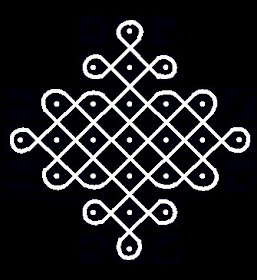
#> input picture Kolam_png.jpg, 257 x 280 px
$ python kolam_save_extraction.py Kolam_png.jpg
#> lines starting #> are read from the running program, lines starting #| are printed output that depends on the picture; after the words box and inside, x2 and y2 are one past the last pixel; in counts of white or black regions, pixels touching at a corner belong together; long printed decimals are rounded
### kolam_from_image.py
# kolam_from_image.py
import sys
import cv2
import numpy as np
import matplotlib.pyplot as plt
from skimage.morphology import skeletonize
from scipy import ndimage
from scipy.interpolate import splprep, splev
import networkx as nx
from sklearn.neighbors import KDTree
from shapely.geometry import Point
from math import cos, sin, radians, atan2, degrees

# -------------------------
# Utility / preprocessing
# -------------------------
def read_and_preprocess(path, show=False):
    img = cv2.imread(path, cv2.IMREAD_GRAYSCALE)
    if img is None:
        raise FileNotFoundError(path)
    # normalize and invert so strokes = 1
    _, th = cv2.threshold(img, 0, 255, cv2.THRESH_BINARY+cv2.THRESH_OTSU)
    binary = (th == 0).astype(np.uint8)  # strokes black -> 1
    # slight blur + morphological closing to join broken strokes
    binary = cv2.medianBlur((binary*255).astype(np.uint8), 3)//255
    kernel = cv2.getStructuringElement(cv2.MORPH_ELLIPSE, (3,3))
    binary = cv2.morphologyEx(binary, cv2.MORPH_CLOSE, kernel)
    if show:
        plt.figure(); plt.title("Binary (strokes=1)"); plt.imshow(binary, cmap='gray'); plt.axis('off')
    return binary

# -------------------------
# Dot (pulli) detection
# -------------------------
def detect_dots(original_gray, binary_strokes):
    # Dots usually are separate small blobs; we find connected components on inverted strokes
    # create image with dots highlighted by distance transform local maxima
    inv = 1 - binary_strokes
    dist = ndimage.distance_transform_edt(inv)
    # find peaks
    coords = np.column_stack(ndimage.maximum_position(dist))
    # fallback: connected components of inv
    labels, n = ndimage.label(inv)
    centers = []
    for lab in range(1, n+1):
        ys, xs = np.where(labels==lab)
        if len(xs)==0: continue
        cx = xs.mean(); cy = ys.mean()
        centers.append((cx, cy))
    # dedupe and return
    pts = np.array(centers)
    if pts.size==0:
        return np.zeros((0,2))
    # optionally cluster to remove near duplicates
    tree = KDTree(pts)
    keep = []
    used = set()
    for i,p in enumerate(pts):
        if i in used: continue
        idx = tree.query_radius([p], r=3)[0]
        used.update(idx.tolist())
        keep.append(pts[idx].mean(axis=0))
    return np.array(keep)

# -------------------------
# Skeletonize strokes and extract paths / junctions
# -------------------------# -------------------------
# Skeletonize strokes and extract paths / junctions
# -------------------------
def skeleton_and_graph(binary_strokes, show=False):
    # skeletonize expects boolean image
    skel = skeletonize(binary_strokes==1).astype(np.uint8)
    if show:
        plt.figure(); plt.title("skeleton"); plt.imshow(skel, cmap='gray'); plt.axis('off')

    H, W = skel.shape

    # neighbors in (x,y) ordering -> (col, row)
    def neighbors_xy(x, y):
        for dy in (-1, 0, 1):
            for dx in (-1, 0, 1):
                if dx == 0 and dy == 0:
                    continue
                nx = x + dx
                ny = y + dy
                if 0 <= ny < H and 0 <= nx < W and skel[ny, nx]:
                    yield (nx, ny)   # return (x, y) style

    # classify pixels: endpoints (degree 1) and junctions (degree > 2)
    endpoints = []
    junctions = []
    for y in range(H):
        for x in range(W):
            if not skel[y, x]:
                continue
            deg = sum(1 for _ in neighbors_xy(x, y))
            if deg == 1:
                endpoints.append((x, y))
            elif deg > 2:
                junctions.append((x, y))

    # anchor points are endpoints + junctions
    node_points = endpoints + junctions
    anchor_map = {pt: i for i, pt in enumerate(node_points)}

    # graph to store edges between anchors
    G = nx.Graph()
    for i, pt in enumerate(node_points):
        G.add_node(i, coord=(pt[0], pt[1]))

    # follow paths starting from an anchor to reach another anchor
    def follow_path(start):
        # start is (x,y) anchor
        x0, y0 = start
        path = [(x0, y0)]
        visited = set()
        visited.add((x0, y0))

        # explore each neighbor branch separately and return list of paths found from this anchor
        found_paths = []

        for nbr in neighbors_xy(x0, y0):
            # start a new branch walk
            branch = [(x0, y0)]
            prev = (x0, y0)
            cur = nbr
            branch_visited = set(branch)
            branch_visited.add(cur)
            branch.append(cur)

            # walk until we hit another anchor or dead end; limit steps to avoid infinite loop
            steps = 0
            MAX_STEPS = H * W  # safety cap
            while steps < MAX_STEPS:
                steps += 1
                cx, cy = cur
                # if cur is an anchor (and not the starting anchor), finish this branch
                if cur in anchor_map and cur != start:
                    found_paths.append(branch.copy())
                    break

                # get neighbors of current pixel excluding the previous pixel
                nbrs = [p for p in neighbors_xy(cx, cy) if p != prev]

                # remove already visited on this branch to avoid loops
                nbrs = [p for p in nbrs if p not in branch_visited]

                if not nbrs:
                    # dead end
                    break

                # choose first neighbor to continue (skeleton is thin; this suffices)
                nxt = nbrs[0]
                branch.append(nxt)
                branch_visited.add(nxt)
                prev = cur
                cur = nxt

            # end branch
        return found_paths

    # iterate over anchors and add edges for each path found
    for start in node_points:
        paths_from_anchor = follow_path(start)
        a = anchor_map[start]
        for branch in paths_from_anchor:
            end_pt = branch[-1]
            if end_pt not in anchor_map:
                continue
            b = anchor_map[end_pt]
            # build coords in (x,y) order for storage
            coords = [(int(p[0]), int(p[1])) for p in branch]
            # avoid duplicate edges (undirected)
            if not G.has_edge(a, b):
                G.add_edge(a, b, pixels=coords)

    return skel, G

# -------------------------
# Fit parametric spline to a path
# -------------------------
def fit_spline(path_pixels, smooth=1e-1, k=3):
    # path_pixels: list of (x,y)
    pts = np.array(path_pixels)
    if pts.shape[0] < 4:
        # fallback: poly fit
        x = pts[:,0]; y = pts[:,1]
        # attempt line fit
        A = np.vstack([x, np.ones_like(x)]).T
        m,c = np.linalg.lstsq(A, y, rcond=None)[0]
        return {'type':'line','m':m,'c':c,'pts':pts}
    # parametrize by arc length t
    d = np.sqrt(((np.diff(pts, axis=0))**2).sum(axis=1))
    t = np.hstack(([0], np.cumsum(d)))
    t = t / t[-1]
    try:
        tck, u = splprep([pts[:,0], pts[:,1]], u=t, s=smooth, k=min(k, pts.shape[0]-1))
        return {'type':'spline','tck':tck, 'pts':pts}
    except Exception as e:
        # fallback to piecewise linear
        return {'type':'polyline','pts':pts}

# [20 lines left out: functions spline_to_equation, fit_circle, not called in this run]

# -------------------------
# Symmetry detection
# -------------------------
def detect_rotational_symmetry(points, max_n=12, tol=4.0):
    # points: Nx2 array in (x,y)
    # center at centroid
    pts = np.array(points)
    center = pts.mean(axis=0)
    rel = pts - center
    tree = KDTree(rel)
    for n in range(max_n,1,-1):
        ok = True
        theta = 360.0/n
        R = lambda ang: np.array([[cos(radians(ang)),-sin(radians(ang))],[sin(radians(ang)),cos(radians(ang))]])
        for k in range(1,n):
            rot = rel @ R(k*theta).T
            dists, _ = tree.query(rot, k=1)
            if np.median(dists) > tol:
                ok = False
                break
        if ok:
            return {'rotational_order': n, 'center': tuple(center)}
    return {'rotational_order': 1, 'center': tuple(center)}

def detect_reflection_symmetry(points, tol=4.0, angle_res=2.0):
    pts = np.array(points)
    center = pts.mean(axis=0)
    rel = pts - center
    tree = KDTree(rel)
    for a in np.arange(0,180, angle_res):
        # reflect across line at angle a through origin: matrix
        ang = radians(a)
        R = np.array([[cos(2*ang), sin(2*ang)],[sin(2*ang), -cos(2*ang)]])
        reflected = rel @ R.T
        dists,_ = tree.query(reflected, k=1)
        if np.median(dists) < tol:
            return {'reflection_axis_angle_deg': a, 'center': tuple(center)}
    return None

# -------------------------
# Main flow
# -------------------------
def analyze_image(path, show=False):
    binary = read_and_preprocess(path, show=False)
    # detect dots using distance peaks on inverted strokes
    gray = cv2.imread(path, cv2.IMREAD_GRAYSCALE)
    dots = detect_dots(gray, binary)
    skel, G = skeleton_and_graph(binary, show=False)
    # collect all path points for symmetry / grid inference
    all_pts = []
    fits = []
    for u,v,data in G.edges(data=True):
        pixels = data['pixels']  # list of (x,y)
        pts = np.array(pixels)
        all_pts.append(pts)
        fit = fit_spline(pts, smooth=1e-1)
        fits.append(((u,v), fit))
    all_pts_flat = np.vstack(all_pts) if all_pts else np.zeros((0,2))
    # symmetry detection using nodes + sampled path points
    sampled = all_pts_flat[np.linspace(0, all_pts_flat.shape[0]-1, min(300, all_pts_flat.shape[0])).astype(int)] if all_pts_flat.shape[0]>0 else np.zeros((0,2))
    rot = detect_rotational_symmetry(sampled, max_n=12, tol=3.5)
    refl = detect_reflection_symmetry(sampled, tol=3.5)
    # grid spacing: if dots exist, compute nearest neighbor distance avg
    grid_spacing = None
    if dots.shape[0]>1:
        tree = KDTree(dots)
        dists, _ = tree.query(dots, k=2)
        nn = dists[:,1]
        grid_spacing = float(np.median(nn))
    result = {
        'dots': dots,
        'graph': G,
        'fits': fits,
        'rotational_symmetry': rot,
        'reflection_symmetry': refl,
        'grid_spacing': grid_spacing
    }
    if show:
        plt.figure(figsize=(6,6))
        # plot original
        img = cv2.imread(path)
        plt.imshow(cv2.cvtColor(img, cv2.COLOR_BGR2RGB)); plt.axis('off')
        # overlay nodes
        if dots.size>0:
            plt.scatter(dots[:,0], dots[:,1], s=20, c='yellow')
        # overlay skeleton paths and control points
        for (u,v), fit in fits:
            pts = np.array(G.edges[u,v]['pixels'])
            plt.plot(pts[:,0], pts[:,1], linewidth=1)
            if fit['type']=='spline':
                tck = fit['tck']
                u_eval = np.linspace(0,1,200)
                x,y = splev(u_eval, tck)
                plt.plot(x,y, linewidth=1)
        plt.title(f"rot order {rot['rotational_order']} spacing {grid_spacing}")
        plt.show()
    return result

# -------------------------
# Example usage (CLI)
# -------------------------
# [27 lines that do not run on import are left out]

### kolam_save_extraction.py
# kolam_save_extraction.py
import sys
import pickle
import argparse

# change this if your analyzer module has a different filename
# it should define analyze_image(path, show=False) and return the result dict
import kolam_from_image as kfi

def main():
    ap = argparse.ArgumentParser()
    ap.add_argument("image", help="Input kolam image file (png/jpg)")
    ap.add_argument("--out", "-o", default="kolam_extraction.pkl", help="Output pickle filename")
    args = ap.parse_args()

    print("Analyzing image:", args.image)
    res = kfi.analyze_image(args.image, show=False)
#> in read_and_preprocess, `_, th = cv2.threshold(img, 0, 255, cv2.THRESH_BINARY+cv2.THRESH_OTSU)`:
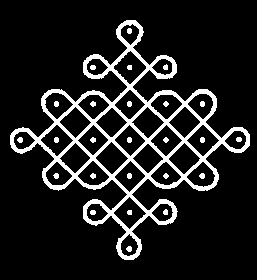
#> th: shape (280, 257); 12.4% white; 26 white regions, largest, box (x1, y1, x2, y2) and area: (10, 20, 250, 260) 8317, (17, 137, 23, 143) 28, (199, 173, 205, 179) 28
#> in read_and_preprocess, `binary = cv2.medianBlur((binary*255).astype(np.uint8), 3)//255`: binary: shape (280, 257); values 0 (black) and 1 (white), 87.5% white; 26 black regions, largest, box (x1, y1, x2, y2) and area: (10, 20, 250, 260) 8352, (17, 137, 23, 143) 28, (199, 173, 205, 179) 28
#> in detect_dots, `inv = 1 - binary_strokes`:
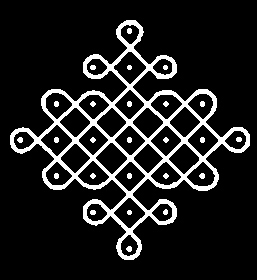
#> inv: shape (280, 257); values 0 (black) and 1 (white), 12.5% white; 26 white regions, largest, box (x1, y1, x2, y2) and area: (10, 20, 250, 260) 8352, (17, 137, 23, 143) 28, (199, 173, 205, 179) 28
#> in detect_dots, `dist = ndimage.distance_transform_edt(inv)`:
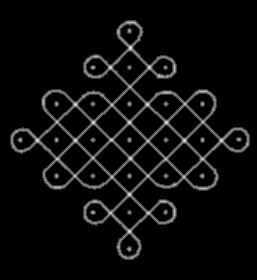
#> dist: shape (280, 257) float64; min 0, max 4, mean 0.191; drawn with min black and max white
#> in detect_dots, `coords = np.column_stack(ndimage.maximum_position(dist))`: coords = [[47, 130]]
#> in detect_dots, `labels, n = ndimage.label(inv)`:
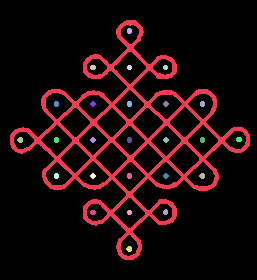
#> labels: shape (280, 257) int32; 27 distinct labels, from 0 to 26; one colour per label, 0 black
#> in detect_dots, `labels, n = ndimage.label(inv)`: n = 26
#> the loop in detect_dots, `for lab in range(1, n+1):` made 26 passes
#> (cx, cy) on passes 1 to 12: (129.4, 139.4), (129, 30.5), (92.5, 67), (129, 67), (165, 67), (56, 103.5), (92.5, 103.5), (129, 103.5), (165.5, 103.5), (202, 103.5), (19.79, 139.5), (56, 139.5)
#> after the loop in detect_dots, `for lab in range(1, n+1):`: centers = 26 pairs, first value 19.79 to 238.5, second value 30.5 to 248.5
#> in detect_dots, `pts = np.array(centers)`: pts has the same summary as centers
#> the loop in detect_dots, `for i,p in enumerate(pts):` made 26 passes
#> (p, idx) on passes 1 to 12: ([129.4, 139.4], [0, 13]), ([129, 30.5], [1]), ([92.5, 67], [2]), ([129, 67], [3]), ([165, 67], [4]), ([56, 103.5], [5]), ([92.5, 103.5], [6]), ([129, 103.5], [7]), ([165.5, 103.5], [8]), ([202, 103.5], [9]), ([19.79, 139.5], [10]), ([56, 139.5], [11])
#> p on pass 14: [129, 139.5]
#> after the loop in detect_dots, `for i,p in enumerate(pts):`: keep = 25 pairs, first value 19.79 to 238.5, second value 30.5 to 248.5; used = 26 items
#> in analyze_image, `dots = detect_dots(gray, binary)`: dots has the same summary as keep in detect_dots
#> in analyze_image, `skel, G = skeleton_and_graph(binary, show=False)`:
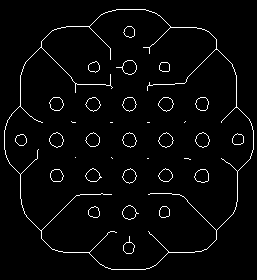
#> skel: shape (280, 257); values 0 (black) and 1 (white), 3.1% white in thin lines or dots
#> the loop in analyze_image, `for u,v,data in G.edges(data=True):` made 108 passes
#> (v, x in fit_spline, y in fit_spline, A in fit_spline, m in fit_spline, c in fit_spline) on passes 6, 11, 13, 14, 17: (57, [149, 149, 149], [82, 83, 84], [[149, 1], [149, 1], [149, 1]], 0.557, 0.00374), (17, [185, 184], [121, 122], [[185, 1], [184, 1]], -1, 306), (14, [110, 111, 112], [122, 122, 122], [[110, 1], [111, 1], [112, 1]], 4.8e-15, 122), (16, [147, 148, 149], [122, 122, 122], [[147, 1], [148, 1], [149, 1]], -7.51e-15, 122), (21, [111, 112], [157, 158], [[111, 1], [112, 1]], 1, 46)
#> v on passes 3, 12, 15, 16, 20, 21: 36, 65, 67, 71, 70, 80
#> after the loop in analyze_image, `for u,v,data in G.edges(data=True):`: all_pts = 108 items
#> in analyze_image, `all_pts_flat = np.vstack(all_pts) if all_pts else np.zeros((0,2))`: all_pts_flat = 1570 pairs, first value 4 to 253, second value 9 to 269
#> in analyze_image, `sampled = all_pts_flat[np.linspace(0, all_pts_flat.shape[0]-1, min(300..`: sampled = 300 pairs, first value 4 to 253, second value 9 to 269
#> in detect_rotational_symmetry, `pts = np.array(points)`: pts has the same summary as sampled in analyze_image
#> in detect_rotational_symmetry, `center = pts.mean(axis=0)`: center = [126.5, 138.7]
#> in detect_rotational_symmetry, `rel = pts - center`: rel = 300 pairs, first value -122.5 to 126.5, second value -129.7 to 130.3
#> in analyze_image, `rot = detect_rotational_symmetry(sampled, max_n=12, tol=3.5)`: rot = {'rotational_order': 2, 'center': (126.5, 138.7)}
#> in detect_reflection_symmetry, `pts = np.array(points)`: pts has the same summary as sampled in analyze_image
#> in detect_reflection_symmetry, `center = pts.mean(axis=0)`: center = [126.5, 138.7]
#> in analyze_image, `refl = detect_reflection_symmetry(sampled, tol=3.5)`: refl = {'reflection_axis_angle_deg': 0, 'center': (126.5, 138.7)}
#> in analyze_image, `dists, _ = tree.query(dots, k=2)`: dists = 25 pairs, first value 0 to 0, second value 35.96 to 36.5
#> in analyze_image, `nn = dists[:,1]`: nn = 25 values, max 36.5 at index 15, min 35.96 at index 0, mean 36.12
#> in analyze_image, `grid_spacing = float(np.median(nn))`: grid_spacing = 36
#> res = 6 items
    # optionally attach the image path
    res['source_image'] = args.image

    # save with pickle (contains numpy arrays, tck objects etc)
    with open(args.out, "wb") as f:
        pickle.dump(res, f)

    print("Saved extraction to", args.out)
    # summary
    print("Grid spacing:", res.get('grid_spacing'))
#| Grid spacing: 36.0
    print("rotational_symmetry:", res.get('rotational_symmetry'))
#| rotational_symmetry: {'rotational_order': 2, 'center': (126.493, 138.743)}
    print("reflection_symmetry:", res.get('reflection_symmetry'))
#| reflection_symmetry: {'reflection_axis_angle_deg': 0.0, 'center': (126.493, 138.743)}
    print("Number of edges:", len(res['fits']))
#| Number of edges: 108

if __name__ == "__main__":
    main()
